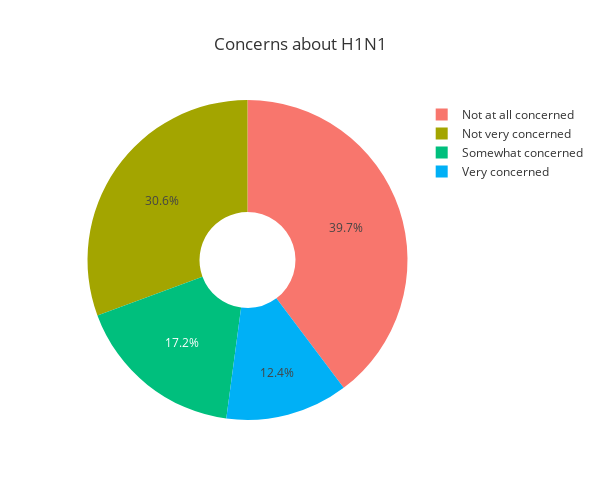

The cell this chart's notebook holds for it:
### Markdown cell above
- Surprisingly, the risk for seasonal flu is estimated higher than the risk for H1N1. 
- Next step: investigate on the level of knowledge and the level of concern for H1N1.

### Code cell
# Plotting concerns about H1N1 
# note that an image can only be printed once the kaleido package is installed: pip install -U kaleido

x_concern = df.h1n1_concern.value_counts(normalize=True)
x_concern_labels = ['Not at all concerned', 'Not very concerned', 'Somewhat concerned', 'Very concerned']

fig = px.pie(df, values=x_concern, names=x_concern_labels, title='Concerns about H1N1', template='ggplot2', hole=0.3, width=600, height=500)
fig.show()
fig.write_image("../images/concerns_h1n1.png")

### Figure 1 — Plotly figure (JSON) as saved in the notebook; plotly's stock layout.template omitted (floating-point values rounded to 4 significant figures)
{"data": [{"domain": {"x": [0, 1], "y": [0, 1]}, "hole": 0.3, "hovertemplate": "label=%{label}<br>value=%{value}<extra></extra>", "labels": ["Not at all concerned", "Not very concerned", "Somewhat concerned", "Very concerned"], "legendgroup": "", "name": "", "showlegend": true, "type": "pie", "values": [0.3973, 0.3063, 0.1725, 0.1238]}], "layout": {"height": 500, "legend": {"tracegroupgap": 0}, "title": {"text": "Concerns about H1N1"}, "width": 600}}
